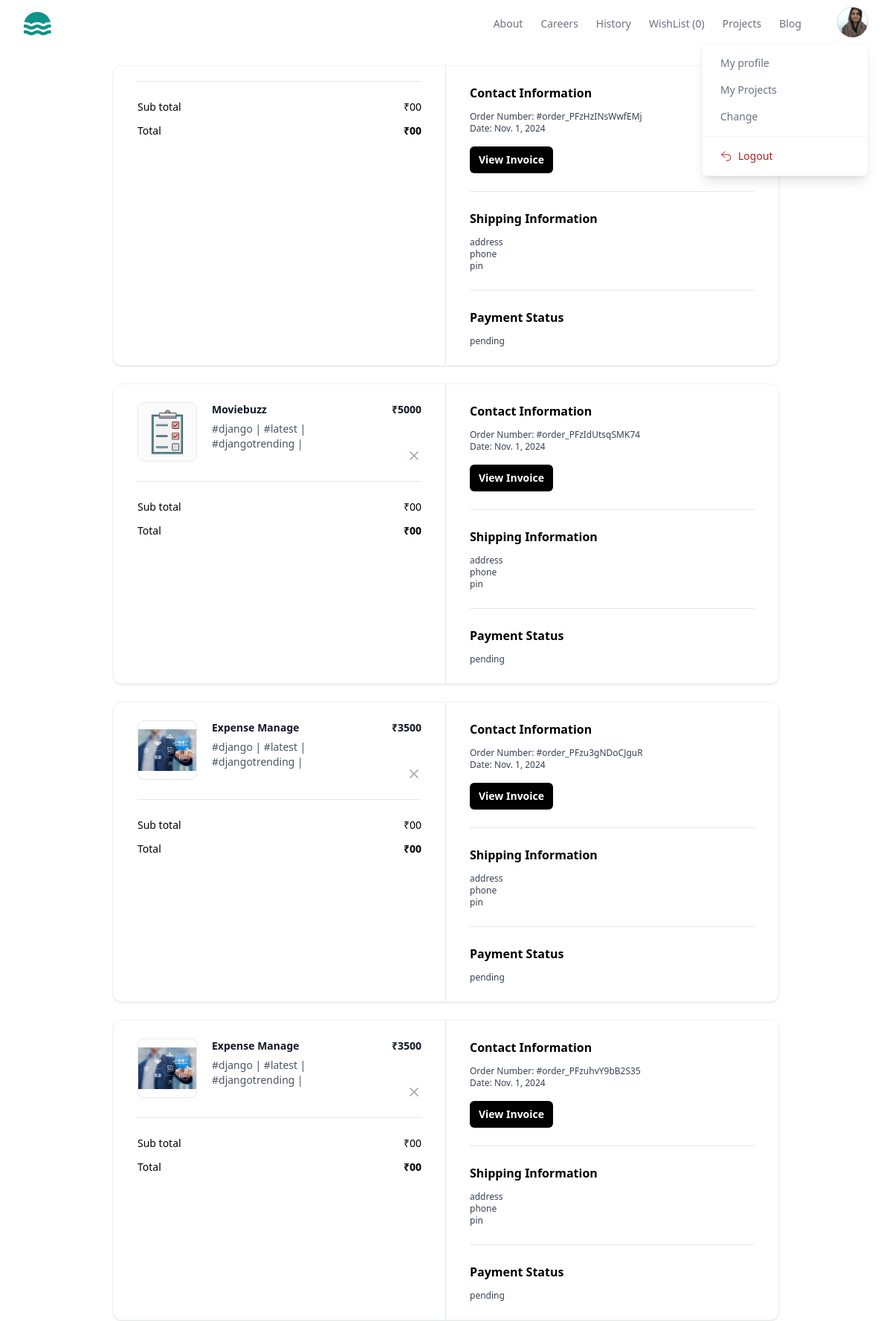
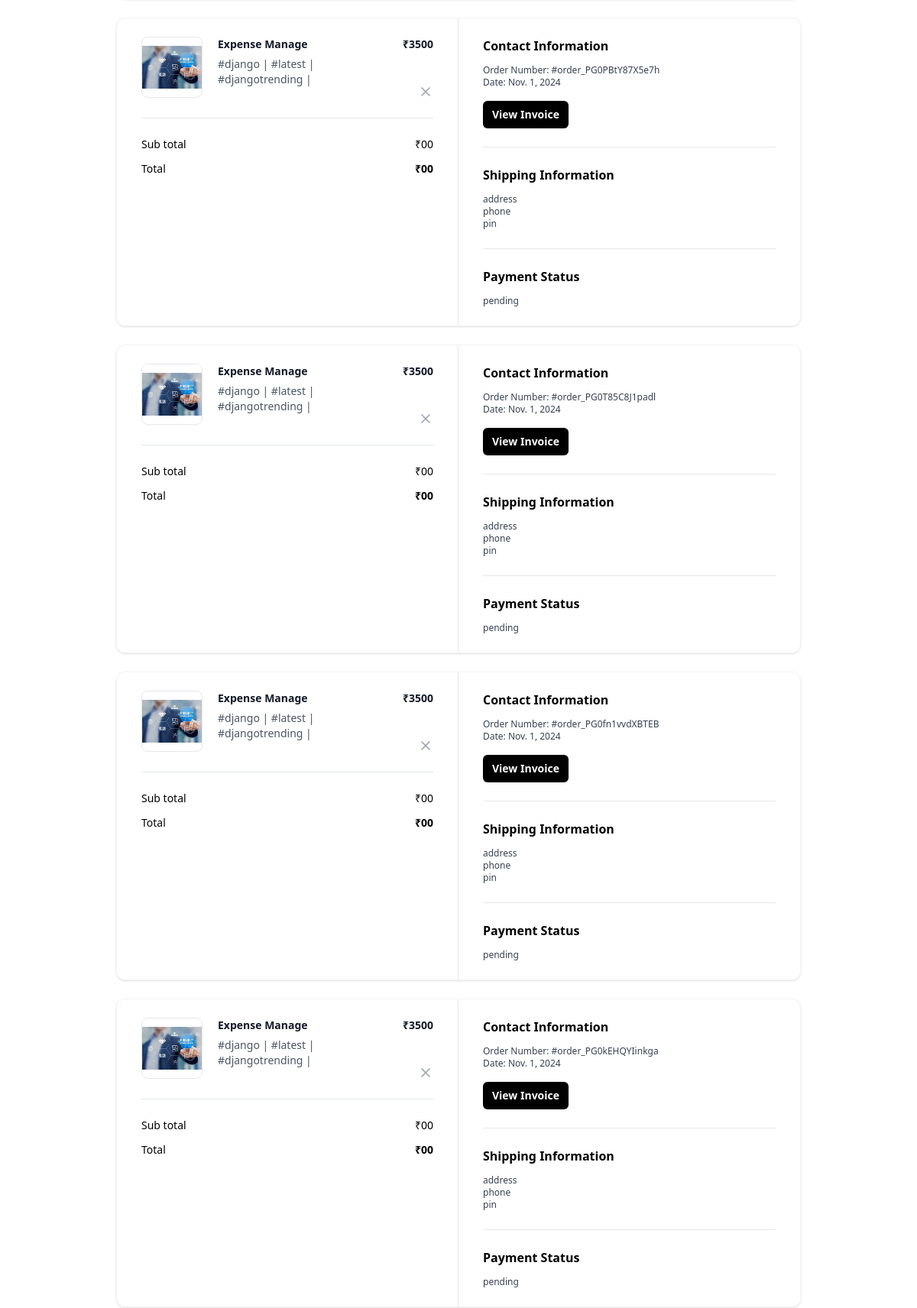
The app's page /orders/all/ (signed in, upper part) with its own data (2 pictures, top to bottom).
### store/models.py (models this page shows, shortened)
class BaseModel(models.Model):
    created_date=models.DateTimeField(auto_now_add=True)
    updated_date=models.DateTimeField(auto_now=True)
    is_active=models.BooleanField(default=True)

class UserProfile(BaseModel):
    bio=models.CharField(max_length=200,null=True)
    profile_picture=models.ImageField(upload_to="profilepictures",null=True,blank=True,default="profilepictures/default.png")
    phone=models.CharField(max_length=200,null=True)
    owner=models.OneToOneField(User,on_delete=models.CASCADE,related_name="profile")

class Order(BaseModel):
    wishlist_item_objects=models.ManyToManyField(WishListItem)
    is_paid=models.BooleanField(default=False)
    order_id=models.CharField(max_length=200,null=True)
    customer=models.ForeignKey(User,on_delete=models.CASCADE,null=True)

class BaseModel(models.Model):
    created_date=models.DateTimeField(auto_now_add=True)
    updated_date=models.DateTimeField(auto_now=True)
    is_active=models.BooleanField(default=True)

class WishListItem(BaseModel):
    wishlist_object=models.ForeignKey(WishList,on_delete=models.CASCADE,related_name="basket_item")
    project_object=models.ForeignKey(Project,on_delete=models.CASCADE)
    is_order_placed=models.BooleanField(default=False)

class Project(BaseModel):
    title=models.CharField(max_length=200)
    description=models.TextField()
    preview_image=models.ImageField(upload_to="previewimages",null=True,blank=True)
    price=models.PositiveIntegerField()
    developer=models.ForeignKey(User,on_delete=models.CASCADE)
    files=models.FileField(upload_to="projects",null=True,blank=True)
    tag_objects=models.ManyToManyField(Tag,null=True)
    thumbnail=EmbedVideoField()

class Tag(BaseModel):
    title=models.CharField(max_length=200)

### store/views.py (the view)
# urls.py: path('orders/all/',views.MyOrderView.as_view(),name="orders"),
@method_decorator(decs,name="dispatch")
class MyOrderView(View):
    template_name="myorders.html"
    def get(self,request,*args,**kwargs):
        qs=Order.objects.filter(customer=request.user)
        return render(request,self.template_name,{"data":qs})

### store/context_processor.py (called while the page is built)
def wishlist_item_count(request):
    count=0
    if request.user.is_authenticated:
        count=request.user.basket.basket_item.filter(is_order_placed=False).count()
    return{"cart_item_count":count}

### store/templates/myorders.html (shortened to what this page needs)
{%extends 'base.html'%}
{%block main_block%}
{%for o in data%}
<div class="mx-auto my-4 max-w-4xl md:my-6">
    <div class="overflow-hidden rounded-xl border border-gray-100 shadow">
      <div class="grid grid-cols-1 md:grid-cols-2">
        <div class="px-5 py-6 md:border-r md:border-r-gray-200 md:px-8">
          <div class="flow-root">
            <ul class="-my-7 divide-y divide-gray-200">
              {%for wi in o.wishlist_item_objects.all%}
              <li class="flex items-stretch justify-between space-x-5 py-7">
                <div class="flex flex-1 items-stretch">
                  <div class="flex-shrink-0">
                    {%if wi.project_object.preview_image%}
                    <img
                      class="h-20 w-20 rounded-lg border border-gray-200 object-contain"
                      src="{{wi.project_object.preview_image.url}}"
                      />
                    {%endif%}
                  </div>
                  <div class="ml-5 flex flex-col justify-between">
                    <div class="flex-1">
                      <p class="text-sm font-bold text-gray-900">
                       {{wi.project_object.title}}
                      </p>
                      <p class="mt-1.5 text-sm font-medium text-gray-600">
                       {%for t in wi.project_object.tag_objects.all%}
                       #{{t.title}} |
                       {%endfor%}
                      </p>
                    </div>
                  </div>
                </div>
                <div class="ml-auto flex flex-col items-end justify-between">
                  <p class="text-right text-sm font-bold text-gray-900">
                    ₹{{wi.project_object.price}}
                  </p>
                  <button
                    type="button"
                    class="-m-2 inline-flex rounded p-2 text-gray-400 transition-all duration-200 hover:text-gray-900 focus:outline-none focus:ring-2 focus:ring-gray-900 focus:ring-offset-2"
                  >
                    <svg
                      xmlns="http://www.w3.org/2000/svg"
                      width="24"
                      height="24"
                      viewBox="0 0 24 24"
                      fill="none"
                      stroke="currentColor"
                      stroke-width="2"
                      stroke-linecap="round"
                      stroke-linejoin="round"
                      class="h-5 w-5"
                    >
                      <line x1="18" y1="6" x2="6" y2="18"></line>
                      <line x1="6" y1="6" x2="18" y2="18"></line>
                    </svg>
                  </button>
                </div>
              </li>
              {%endfor%}
            </ul>
            <hr class="mt-6 border-gray-200" />
            <ul class="mt-6 space-y-3">
              <li class="flex items-center justify-between">
                <p class="text-sm font-medium">Sub total</p>
                <p class="text-sm font-medium">₹00</p>
              </li>
              <li class="flex items-center justify-between">
                <p class="text-sm font-medium ">Total</p>
                <p class="text-sm font-bold ">₹00</p>
              </li>
            </ul>
          </div>
        </div>
        <div class="px-5 py-6 md:px-8">
          <div class="flow-root">
            <div class="-my-6 divide-y divide-gray-200">
              <div class="py-6">
                <h2 class="text-base font-bold text-black">
                  Contact Information
                </h2>
                <p class="fontmedium mt-3 text-xs text-gray-700">
                  Order Number: #{{o.order_id}}
                </p>
                <p class="text-xs font-medium text-gray-700">
                  Date: {{o.created_date|date}}
                </p>
                <button
                  type="button"
                  class="mt-4 rounded-md bg-black px-3 py-2 text-sm font-semibold text-white shadow-sm hover:bg-black/80 focus-visible:outline focus-visible:outline-2 focus-visible:outline-offset-2 focus-visible:outline-black"
                >
                  View Invoice
                </button>
              </div>
              <div class="py-6">
                <h2 class="mb-2 text-base font-bold text-black">
                  Shipping Information
                </h2>
                <p class="mt-3 text-xs font-medium text-gray-700">address</p>
                <p class="text-xs font-medium text-gray-700">
               phone
                </p>
                <p class="text-xs font-medium text-gray-700">pin</p>
              </div>
              <div class="py-6">
                <h2 class="text-base font-bold text-black">
                  Payment Status
                </h2>
                <p class="mt-3 text-xs font-medium text-gray-700">
                  {%if o.is_paid%}
                        completed
                  {%else%}
                    pending
                  {%endif%}
                </p>
              </div>
            </div>
          </div>
        </div>
      </div>
    </div>
  </div>
{%endfor%}
{%endblock%}

### store/templates/base.html (shortened to what this page needs)
<!DOCTYPE html>
<html lang="en">
<head>
    <script src="https://cdn.tailwindcss.com"></script>
</head>
<body>
    <header class="bg-white">
        <div class="mx-auto max-w-screen-xl px-4 sm:px-6 lg:px-8">
          <div class="flex h-16 items-center justify-between">
            <div class="flex-1 md:flex md:items-center md:gap-12">
              <a class="block text-teal-600" href="#">
              </a>
            </div>
            <div class="md:flex md:items-center md:gap-12">
              <nav aria-label="Global" class="hidden md:block">
                <ul class="flex items-center gap-6 text-sm">
                  <li>
                    <a class="text-gray-500 transition hover:text-gray-500/75" href="#"> About </a>
                  </li>
                  <li>
                    <a class="text-gray-500 transition hover:text-gray-500/75" href="#"> Careers </a>
                  </li>
                  <li>
                    <a class="text-gray-500 transition hover:text-gray-500/75" href="#"> History </a>
                  </li>
                  <li>
                    <a class="text-gray-500 transition hover:text-gray-500/75" href="{%url 'mywishlist'%}">WishList ({{cart_item_count}})</a>
                  </li>
                  <li>
                    <a class="text-gray-500 transition hover:text-gray-500/75" href="{%url 'myworks'%}"> Projects </a>
                  </li>
                  <li>
                    <a class="text-gray-500 transition hover:text-gray-500/75" href="#"> Blog </a>
                  </li>
                </ul>
              </nav>
              <div class="hidden md:relative md:block">
                <button
                  type="button"
                  class="overflow-hidden rounded-full border border-gray-300 shadow-inner"
                >
                  <img
                    src="{{request.user.profile.profile_picture.url}}"
                    alt=""
                    class="size-10 object-cover"
                  />
                </button>
                <div
                  class="absolute end-0 z-10 mt-0.5 w-56 divide-y divide-gray-100 rounded-md border border-gray-100 bg-white shadow-lg"
                  role="menu"
                >
                  <div class="p-2">
                    <a
                      href="{%url 'profile-edit'%}"
                      class="block rounded-lg px-4 py-2 text-sm text-gray-500 hover:bg-gray-50 hover:text-gray-700"
                      role="menuitem"
                    >
                      My profile
                    </a>
                    <a
                      href=" "
                      class="block rounded-lg px-4 py-2 text-sm text-gray-500 hover:bg-gray-50 hover:text-gray-700"
                      role="menuitem"
                    >
                      My Projects
                    </a>
                    <a
                      href=""
                      class="block rounded-lg px-4 py-2 text-sm text-gray-500 hover:bg-gray-50 hover:text-gray-700"
                      role="menuitem"
                    >
                      Change
                    </a>
                  </div>
                  <div class="p-2">
                    <form method="POST" action="#">
                      <button
                        type="submit"
                        class="flex w-full items-center gap-2 rounded-lg px-4 py-2 text-sm text-red-700 hover:bg-red-50"
                        role="menuitem"
                      >
                        <svg
                          xmlns="http://www.w3.org/2000/svg"
                          fill="none"
                          viewBox="0 0 24 24"
                          stroke-width="1.5"
                          stroke="currentColor"
                          class="size-4"
                        >
                          <path
                            stroke-linecap="round"
                            stroke-linejoin="round"
                            d="M9 15 3 9m0 0 6-6M3 9h12a6 6 0 0 1 0 12h-3"
                          />
                        </svg>
                        Logout
                      </button>
                    </form>
                  </div>
                </div>
              </div>
            </div>
          </div>
        </div>
      </header>
     {%block main_block%}
     {%endblock%}
</body>
</html>

### records on screen
Order: order_id "order_PFzHzINsWwfEMj", created_date "Nov. 1, 2024", is_paid "pending"
Order: order_id "order_PFzIdUtsqSMK74", created_date "Nov. 1, 2024", is_paid "pending"
WishListItem: project_object.preview_image (picture), project_object "Moviebuzz", project_object.price "5000"
Tag: title "django"
Tag: title "latest"
Tag: title "djangotrending"
Order: order_id "order_PFzu3gNDoCJguR", created_date "Nov. 1, 2024", is_paid "pending"
WishListItem: project_object.preview_image (picture), project_object "Expense Manage", project_object.price "3500"
Order: order_id "order_PFzuhvY9bB2S35", created_date "Nov. 1, 2024", is_paid "pending"
WishListItem: project_object.preview_image (picture), project_object "Expense Manage", project_object.price "3500"
Order: order_id "order_PG0PBtY87X5e7h", created_date "Nov. 1, 2024", is_paid "pending"
WishListItem: project_object.preview_image (picture), project_object "Expense Manage", project_object.price "3500"
Order: order_id "order_PG0T85C8J1padl", created_date "Nov. 1, 2024", is_paid "pending"
WishListItem: project_object.preview_image (picture), project_object "Expense Manage", project_object.price "3500"
Order: order_id "order_PG0fn1vvdXBTEB", created_date "Nov. 1, 2024", is_paid "pending"
WishListItem: project_object.preview_image (picture), project_object "Expense Manage", project_object.price "3500"
Order: order_id "order_PG0kEHQYIinkga", created_date "Nov. 1, 2024", is_paid "pending"
WishListItem: project_object.preview_image (picture), project_object "Expense Manage", project_object.price "3500"

### other values on screen
{{ cart_item_count }} "0"
